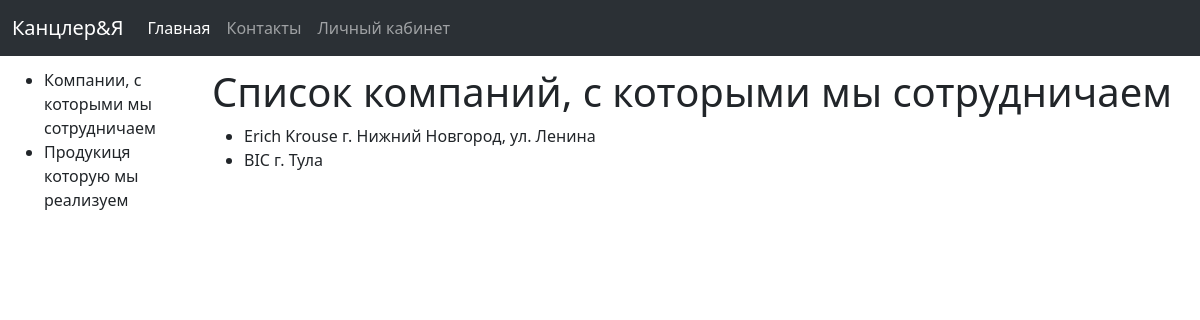
/company_list/, run on the app's committed database.
### products/models.py (models this page shows, shortened)
class Company(models.Model):
    name = models.CharField(max_length=120, verbose_name="Название компании")
    adress = models.CharField(max_length=120, verbose_name="Адрес компании")
    class Meta:
        verbose_name = "Компания",
        verbose_name_plural = "Компании"

### products/views.py (the view)
# urls.py: re_path('company_list/', CompanyView.as_view(), name='company'),
class CompanyView(generic.ListView):
    model=Company

### templates/products/company_list.html
{%extends 'base.html' %}
{% block content %}
<div class="container-ffuid">
  <div class="row">
    <div class="col-sm-2">
      <ul class="naw flex-column">
          <li class="naw-item">
              <a class="nav-link active" aria-current="page" href="{% url 'company' %}">
                  Компании, с которыми мы сотрудничаем
              </a>
          </li>
          <li class="nav-item">
              <a class="nav-link" href="#">Продукиця которую мы реализуем</a>
          </li>
      </ul>
    </div>
    <div class="col-sm-10">
      <h1>Список компаний, с которыми мы сотрудничаем</h1>
      {% if company_list %}
      <ul>
        {% for company in company_list %}
        <li>
          {{company.name}} {{company.adress}}
        </li>
          {% endfor %}
      </ul>
        {% endif %}
    </div>
  </div>
</div>
{% endblock %}

### data on the page
Company: name "Erich Krouse", adress "г. Нижний Новгород, ул. Ленина"
Company: name "BIC", adress "г. Тула"
